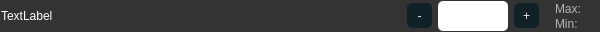
<?xml version="1.0" encoding="UTF-8"?>
<ui version="4.0">
 <class>CalibrationAndLimitsWidget</class>
 <widget class="QDialog" name="CalibrationAndLimitsWidget">
  <property name="geometry">
   <rect>
    <x>0</x>
    <y>0</y>
    <width>600</width>
    <height>32</height>
   </rect>
  </property>
  <property name="sizePolicy">
   <sizepolicy hsizetype="Expanding" vsizetype="Minimum">
    <horstretch>0</horstretch>
    <verstretch>0</verstretch>
   </sizepolicy>
  </property>
  <property name="maximumSize">
   <size>
    <width>1001</width>
    <height>32</height>
   </size>
  </property>
  <property name="tabletTracking">
   <bool>false</bool>
  </property>
  <property name="windowTitle">
   <string>Dialog</string>
  </property>
  <property name="styleSheet">
   <string notr="true">QDialog#CalibrationAndLimitsWidget{
background: rgb(51,51,51);
color: rgb(255, 255, 255);
}</string>
  </property>
  <layout class="QHBoxLayout" name="horizontalLayout">
   <property name="leftMargin">
    <number>1</number>
   </property>
   <property name="topMargin">
    <number>1</number>
   </property>
   <property name="bottomMargin">
    <number>1</number>
   </property>
   <item>
    <widget class="QLabel" name="nameParameter">
     <property name="sizePolicy">
      <sizepolicy hsizetype="Preferred" vsizetype="Preferred">
       <horstretch>0</horstretch>
       <verstretch>0</verstretch>
      </sizepolicy>
     </property>
     <property name="minimumSize">
      <size>
       <width>400</width>
       <height>0</height>
      </size>
     </property>
     <property name="maximumSize">
      <size>
       <width>800</width>
       <height>16777215</height>
      </size>
     </property>
     <property name="styleSheet">
      <string notr="true">
color: rgb(255, 255, 255);
font: 16pt &quot;Share Tech Mono&quot;;</string>
     </property>
     <property name="text">
      <string>TextLabel</string>
     </property>
    </widget>
   </item>
   <item>
    <widget class="QPushButton" name="downValue">
     <property name="sizePolicy">
      <sizepolicy hsizetype="Minimum" vsizetype="Fixed">
       <horstretch>0</horstretch>
       <verstretch>0</verstretch>
      </sizepolicy>
     </property>
     <property name="maximumSize">
      <size>
       <width>25</width>
       <height>25</height>
      </size>
     </property>
     <property name="styleSheet">
      <string notr="true">QPushButton {
	background: rgb(16, 33, 40);
	color: rgb(230, 230, 230);
	border-radius: 5px;
	width: 20px;
	height: 30px;

	font: 16pt &quot;Share Tech Mono&quot;;
}

QPushButton::disabled {
	background: rgb(76, 93, 100);
	color: rgb(180, 180, 180);
}</string>
     </property>
     <property name="text">
      <string>-</string>
     </property>
    </widget>
   </item>
   <item>
    <widget class="QLineEdit" name="value">
     <property name="sizePolicy">
      <sizepolicy hsizetype="Fixed" vsizetype="Minimum">
       <horstretch>0</horstretch>
       <verstretch>0</verstretch>
      </sizepolicy>
     </property>
     <property name="maximumSize">
      <size>
       <width>70</width>
       <height>30</height>
      </size>
     </property>
     <property name="styleSheet">
      <string notr="true">
QLineEdit {
	font: 16pt &quot;Share Tech Mono&quot;;
	color: rgb(16, 33, 40);
	background: rgb(255, 255, 255);
	border-radius: 5px;
	padding: 5px 0;
}

QLineEdit::disabled {
	background: rgb(255, 255, 255);
	color: rgb(76, 93, 100);
	border-radius: 5px;
	padding: 5px 0;
}
</string>
     </property>
     <property name="text">
      <string/>
     </property>
     <property name="alignment">
      <set>Qt::AlignCenter</set>
     </property>
    </widget>
   </item>
   <item>
    <widget class="QPushButton" name="upValue">
     <property name="sizePolicy">
      <sizepolicy hsizetype="Minimum" vsizetype="Minimum">
       <horstretch>0</horstretch>
       <verstretch>0</verstretch>
      </sizepolicy>
     </property>
     <property name="minimumSize">
      <size>
       <width>0</width>
       <height>0</height>
      </size>
     </property>
     <property name="maximumSize">
      <size>
       <width>25</width>
       <height>25</height>
      </size>
     </property>
     <property name="styleSheet">
      <string notr="true">QPushButton {
	background: rgb(16, 33, 40);
	color: rgb(230, 230, 230);
	border-radius: 5px;
	width: 20px;
	height: 30px;
	
	font: 16pt &quot;Share Tech Mono&quot;;
}

QPushButton::disabled {
	background: rgb(76, 93, 100);
	color: rgb(180, 180, 180);
}</string>
     </property>
     <property name="text">
      <string>+</string>
     </property>
    </widget>
   </item>
   <item>
    <layout class="QVBoxLayout" name="limitsLayout">
     <property name="spacing">
      <number>0</number>
     </property>
     <property name="leftMargin">
      <number>10</number>
     </property>
     <item>
      <widget class="QLabel" name="maxParameter">
       <property name="sizePolicy">
        <sizepolicy hsizetype="Minimum" vsizetype="Minimum">
         <horstretch>0</horstretch>
         <verstretch>0</verstretch>
        </sizepolicy>
       </property>
       <property name="styleSheet">
        <string notr="true">color: rgb(180, 180, 180);
font: 8pt &quot;Share Tech Mono&quot;;</string>
       </property>
       <property name="text">
        <string>Max:</string>
       </property>
      </widget>
     </item>
     <item>
      <widget class="QLabel" name="minParameter">
       <property name="styleSheet">
        <string notr="true">color: rgb(180, 180, 180);
font: 8pt &quot;Share Tech Mono&quot;;</string>
       </property>
       <property name="text">
        <string>Min:</string>
       </property>
      </widget>
     </item>
    </layout>
   </item>
  </layout>
 </widget>
 <resources/>
 <connections/>
</ui>
